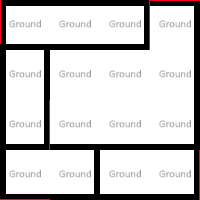

A level layout from a 2D game, rendered from its tile map. Below: a short description, then the map file with its tile-grid data intact:
An orthogonal 4x4 tile map with 50x50 px tiles, 3 tile layers (Ground, Walls, InnerWalls), 1 hidden layer not drawn, 2 tilesets and 10 objects (Ending B, Ending A, room2, Ending B Door, Ending A Door, ...).

<map version="1.8" tiledversion="1.8.1" orientation="orthogonal" renderorder="left-up" compressionlevel="0" width="4" height="4" tilewidth="50" tileheight="50" infinite="0" nextlayerid="30" nextobjectid="76">
 <properties>
  <property name="NoAgents" type="bool" value="false" />
  <property name="NoSpawning" type="bool" value="false" />
 </properties>
 <tileset firstgid="1" source="../../_Tiled/Master.tsx" />
 <tileset firstgid="34" source="../../_Tiled/Deco.tsx" />
 <group id="5" name="Floor 0">
  <properties>
   <property name="Height" type="float" value="2.5" />
  </properties>
  <layer id="1" name="Ground" width="4" height="4">
   <properties>
    <property name="Materials" value="[ground]" />
    <property name="Walkable" type="bool" value="true" />
   </properties>
   <data encoding="csv">
4,4,4,4,
4,4,4,4,
4,4,4,4,
4,4,4,4
</data>
  </layer>
  <layer id="28" name="Ceiling" width="4" height="4" visible="0">
   <properties>
    <property name="AtCeiling" type="bool" value="true" />
    <property name="Materials" value="[ceiling]" />
   </properties>
   <data encoding="csv">
3,3,3,3,
3,3,3,3,
3,3,3,3,
3,3,3,3
</data>
  </layer>
  <layer id="3" name="Walls" width="4" height="4">
   <properties>
    <property name="ConnectToCeiling" type="bool" value="true" />
    <property name="Materials" value="[mainWalls]" />
   </properties>
   <data encoding="csv">
2684354566,3221225477,3221225477,3221225478,
2684354565,0,0,1610612741,
2684354565,0,0,1610612741,
6,5,5,1610612742
</data>
  </layer>
  <layer id="29" name="InnerWalls" width="4" height="4">
   <properties>
    <property name="ConnectToCeiling" type="bool" value="true" />
   </properties>
   <data encoding="csv">
5,5,1610612742,0,
1610612741,0,0,0,
1610612742,5,5,5,
0,1610612741,0,0
</data>
  </layer>
  <objectgroup id="4" name="Transitions">
   <object id="65" name="Ending B" gid="8" x="50" y="150" width="50" height="50" rotation="180">
    <properties>
     <property name="OneWay" type="bool" value="true" />
     <property name="TargetZone" value="Level8EndingB" />
    </properties>
   </object>
   <object id="67" gid="20" x="150" y="0" width="50" height="50" rotation="90" />
   <object id="72" name="Ending A" gid="8" x="100" y="150" width="50" height="50" rotation="90">
    <properties>
     <property name="OneWay" type="bool" value="true" />
     <property name="TargetZone" value="Level8EndingA" />
    </properties>
   </object>
   <object id="74" name="room2" gid="8" x="50" y="50" width="50" height="50" rotation="90">
    <properties>
     <property name="TargetZone" value="Level7Room2" />
    </properties>
   </object>
  </objectgroup>
  <objectgroup id="27" name="Objects">
   <object id="68" name="Ending B Door" gid="13" x="50" y="150" width="50" height="50">
    <properties>
     <property name="Variable" value="DoorEndingBLevel7" />
    </properties>
   </object>
   <object id="69" name="Ending A Door" gid="13" x="150" y="150" width="50" height="50">
    <properties>
     <property name="Variable" value="DoorEndingALevel7" />
    </properties>
   </object>
   <object id="70" gid="14" x="100" y="50" width="50" height="50" rotation="180">
    <properties>
     <property name="Variable" value="DoorEndingALevel7" />
     <property name="Y" type="int" value="2" />
    </properties>
   </object>
   <object id="71" name="EndingDestroyableObject" type="EndingDestroyableObject" gid="40" x="100" y="150" width="50" height="50">
    <properties>
     <property name="Offset" value="0,0,0.4" />
     <property name="Scale" value="0.9,0.9,0.9" />
     <property name="Y" type="int" value="0" />
    </properties>
   </object>
   <object id="73" name="DialogPieceLevel7" type="DialogLocationEntityLevel7" gid="42" x="150" y="150" width="50" height="50" />
   <object id="75" name="IndicatorA" type="EndingIndicatorEndingA" gid="41" x="50" y="50" width="50" height="50">
    <properties>
     <property name="Rotate" value="0,180,0" />
     <property name="Scale" value="0.5,0.5,0.5" />
     <property name="Y" type="int" value="2" />
    </properties>
   </object>
  </objectgroup>
 </group>
</map>
